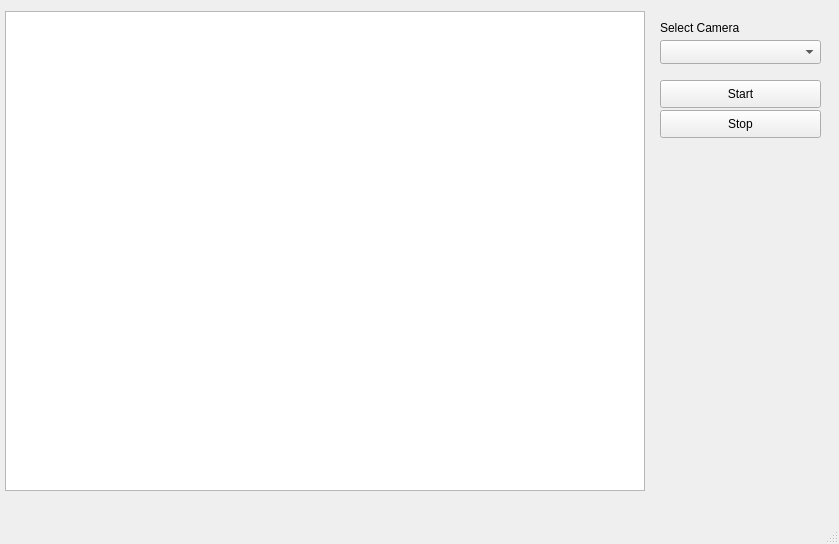
<?xml version="1.0" encoding="UTF-8"?>
<ui version="4.0">
 <class>MainWindow</class>
 <widget class="QMainWindow" name="MainWindow">
  <property name="geometry">
   <rect>
    <x>0</x>
    <y>0</y>
    <width>839</width>
    <height>544</height>
   </rect>
  </property>
  <property name="windowTitle">
   <string>Camera Viewer</string>
  </property>
  <widget class="QWidget" name="centralwidget">
   <widget class="QGraphicsView" name="graphicsView">
    <property name="geometry">
     <rect>
      <x>5</x>
      <y>11</y>
      <width>640</width>
      <height>480</height>
     </rect>
    </property>
   </widget>
   <widget class="QLabel" name="label">
    <property name="geometry">
     <rect>
      <x>660</x>
      <y>20</y>
      <width>101</width>
      <height>16</height>
     </rect>
    </property>
    <property name="text">
     <string>Select Camera</string>
    </property>
    <property name="scaledContents">
     <bool>false</bool>
    </property>
   </widget>
   <widget class="QComboBox" name="comboBoxCamera">
    <property name="geometry">
     <rect>
      <x>660</x>
      <y>40</y>
      <width>161</width>
      <height>24</height>
     </rect>
    </property>
   </widget>
   <widget class="QPushButton" name="pushButtonStart">
    <property name="geometry">
     <rect>
      <x>660</x>
      <y>80</y>
      <width>161</width>
      <height>28</height>
     </rect>
    </property>
    <property name="text">
     <string>Start</string>
    </property>
   </widget>
   <widget class="QPushButton" name="pushButtonStop">
    <property name="geometry">
     <rect>
      <x>660</x>
      <y>110</y>
      <width>161</width>
      <height>28</height>
     </rect>
    </property>
    <property name="text">
     <string>Stop</string>
    </property>
   </widget>
  </widget>
  <widget class="QMenuBar" name="menubar">
   <property name="geometry">
    <rect>
     <x>0</x>
     <y>0</y>
     <width>839</width>
     <height>22</height>
    </rect>
   </property>
  </widget>
  <widget class="QStatusBar" name="statusbar"/>
 </widget>
 <resources/>
 <connections/>
</ui>
